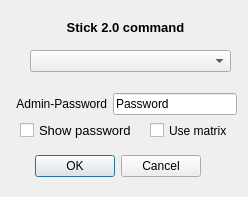
<?xml version="1.0" encoding="UTF-8"?>
<ui version="4.0">
 <class>Stick20Dialog</class>
 <widget class="QDialog" name="Stick20Dialog">
  <property name="geometry">
   <rect>
    <x>0</x>
    <y>0</y>
    <width>248</width>
    <height>197</height>
   </rect>
  </property>
  <property name="windowTitle">
   <string>Stick 2.0</string>
  </property>
  <widget class="QDialogButtonBox" name="buttonBox">
   <property name="geometry">
    <rect>
     <x>30</x>
     <y>150</y>
     <width>171</width>
     <height>32</height>
    </rect>
   </property>
   <property name="orientation">
    <enum>Qt::Horizontal</enum>
   </property>
   <property name="standardButtons">
    <set>QDialogButtonBox::Cancel|QDialogButtonBox::Ok</set>
   </property>
  </widget>
  <widget class="QComboBox" name="comboBox">
   <property name="geometry">
    <rect>
     <x>30</x>
     <y>50</y>
     <width>201</width>
     <height>22</height>
    </rect>
   </property>
  </widget>
  <widget class="QLabel" name="label_2">
   <property name="geometry">
    <rect>
     <x>40</x>
     <y>20</y>
     <width>171</width>
     <height>16</height>
    </rect>
   </property>
   <property name="font">
    <font>
     <pointsize>10</pointsize>
     <weight>75</weight>
     <bold>true</bold>
    </font>
   </property>
   <property name="text">
    <string>&lt;html&gt;&lt;head/&gt;&lt;body&gt;&lt;p align=&quot;center&quot;&gt;Stick 2.0 command&lt;/p&gt;&lt;/body&gt;&lt;/html&gt;</string>
   </property>
  </widget>
  <widget class="QWidget" name="layoutWidget">
   <property name="geometry">
    <rect>
     <x>16</x>
     <y>90</y>
     <width>221</width>
     <height>29</height>
    </rect>
   </property>
   <layout class="QHBoxLayout" name="horizontalLayout">
    <item>
     <widget class="QLabel" name="label">
      <property name="text">
       <string>&lt;html&gt;&lt;head/&gt;&lt;body&gt;&lt;p&gt;Admin-Password&lt;/p&gt;&lt;/body&gt;&lt;/html&gt;</string>
      </property>
      <property name="alignment">
       <set>Qt::AlignRight|Qt::AlignTrailing|Qt::AlignVCenter</set>
      </property>
     </widget>
    </item>
    <item>
     <widget class="QLineEdit" name="PasswordEdit">
      <property name="inputMethodHints">
       <set>Qt::ImhHiddenText|Qt::ImhNoAutoUppercase|Qt::ImhNoPredictiveText</set>
      </property>
      <property name="text">
       <string>Password</string>
      </property>
     </widget>
    </item>
   </layout>
  </widget>
  <widget class="QCheckBox" name="checkBox">
   <property name="geometry">
    <rect>
     <x>20</x>
     <y>120</y>
     <width>121</width>
     <height>21</height>
    </rect>
   </property>
   <property name="font">
    <font>
     <pointsize>10</pointsize>
     <weight>50</weight>
     <italic>false</italic>
     <bold>false</bold>
    </font>
   </property>
   <property name="text">
    <string>Show password</string>
   </property>
  </widget>
  <widget class="QCheckBox" name="checkBox_Matrix">
   <property name="geometry">
    <rect>
     <x>150</x>
     <y>120</y>
     <width>91</width>
     <height>21</height>
    </rect>
   </property>
   <property name="font">
    <font>
     <pointsize>9</pointsize>
     <weight>50</weight>
     <italic>false</italic>
     <bold>false</bold>
    </font>
   </property>
   <property name="text">
    <string>Use matrix</string>
   </property>
  </widget>
 </widget>
 <resources/>
 <connections>
  <connection>
   <sender>buttonBox</sender>
   <signal>accepted()</signal>
   <receiver>Stick20Dialog</receiver>
   <slot>accept()</slot>
   <hints>
    <hint type="sourcelabel">
     <x>248</x>
     <y>254</y>
    </hint>
    <hint type="destinationlabel">
     <x>157</x>
     <y>274</y>
    </hint>
   </hints>
  </connection>
  <connection>
   <sender>buttonBox</sender>
   <signal>rejected()</signal>
   <receiver>Stick20Dialog</receiver>
   <slot>reject()</slot>
   <hints>
    <hint type="sourcelabel">
     <x>316</x>
     <y>260</y>
    </hint>
    <hint type="destinationlabel">
     <x>286</x>
     <y>274</y>
    </hint>
   </hints>
  </connection>
 </connections>
</ui>
